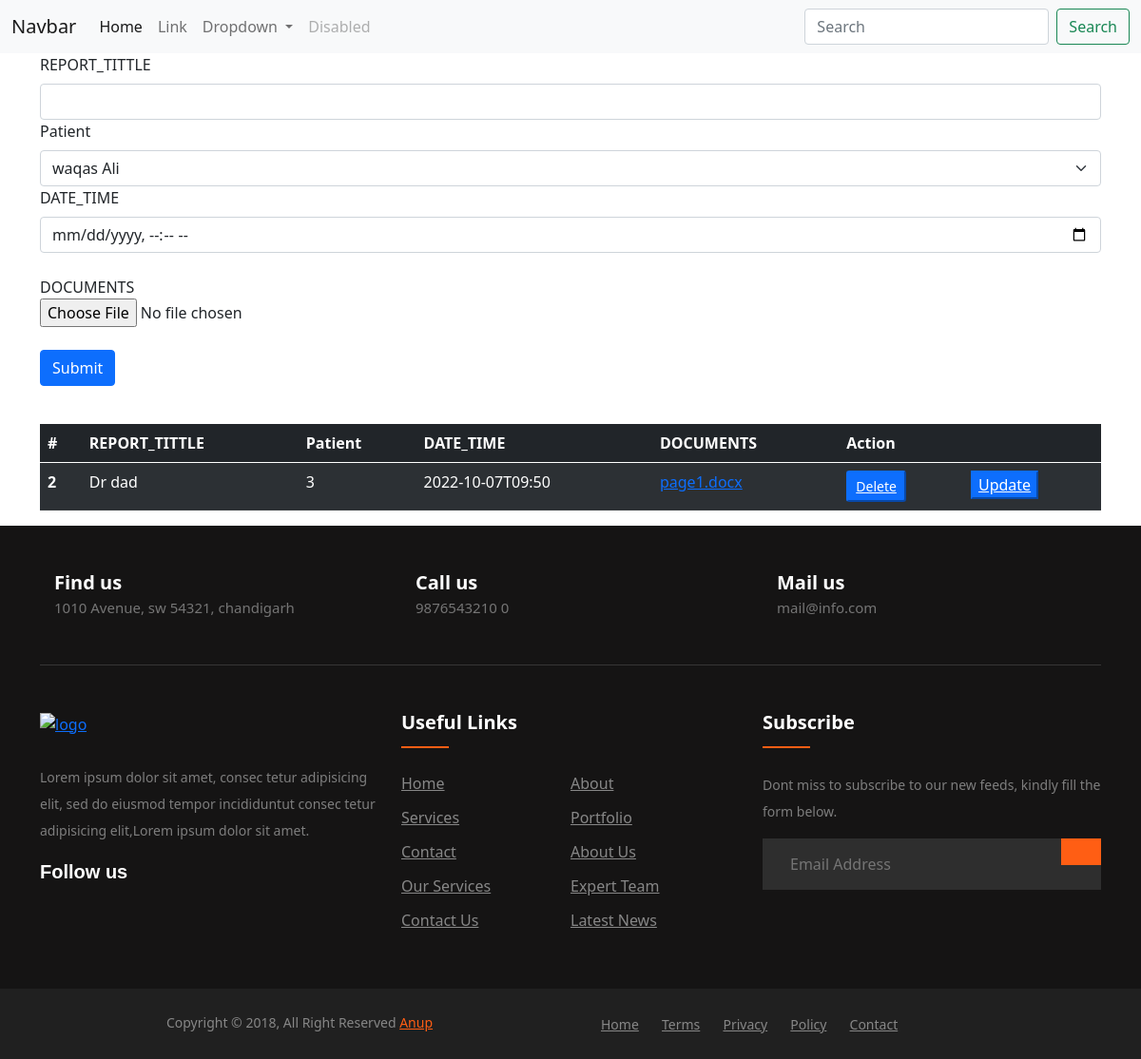
Screenshot of /Reports/insertrp.php with the database file from the repository.
### tables this page shows
CREATE TABLE `reports` (
  `ID` int(11) NOT NULL,
  `REPORT_TITTLE` varchar(500) NOT NULL,
  `Pat_ID` int(11) NOT NULL,
  `DATE_TIME` varchar(500) NOT NULL,
  `DOCUMENTS` varchar(500) NOT NULL
);

### Reports/selectrp.php (the view)
<?php
include "../connection.php";
$sql = "select * from `reports`";
$result = mysqli_query($link, $sql);
$num = mysqli_num_rows($result);?>
<body>
<table class="table table-dark table-striped">
    <thead>
        <tr>
            <th >#</th>
            <th >REPORT_TITTLE</th>
            <th >Patient</th>
            <th >DATE_TIME</th>
            <th >DOCUMENTS</th>
            <th colspan="2">Action</th>
        </tr>
    </thead>
    <tbody>
        <?php
    while ($res = mysqli_fetch_array($result)) {
    ?>
        <tr>
            <th >
                <?php echo $res['ID'];?>
            </th>
            <td> Dr
                <?php echo $res['REPORT_TITTLE'];?>
            </td>
              <td>
                <?php echo $res['Pat_ID'];?>
            </td>         <td>
                <?php echo $res['DATE_TIME'];?>
            </td>         <td>
             <a href="docfile/<?php echo $res['DOCUMENTS'];?>"><?php echo $res['DOCUMENTS'];?></a>
            </td>
            <td>
                <button class="btn-primary btn-sm" name= "delete"> <a class="text-white" href="deleterp.php?ID=<?php
            echo $res['ID'];?>"> Delete</a> </button>
           </td>
            <td>
                <button class="btn-primary"> <a class="text-white" href="docupd.php?ID=<?php
            echo $res['ID'];?>"> Update</a> </button>
            </td>
        </tr>
        <?php
    }
?>
    </tbody>
</table>
</body>

### rows the page displays
reports: ID "2", REPORT_TITTLE "dad", Pat_ID "3", DATE_TIME "2022-10-07T09:50", DOCUMENTS "page1.docx"

### other values shown
form field Pat_ID "waqas Ali"
